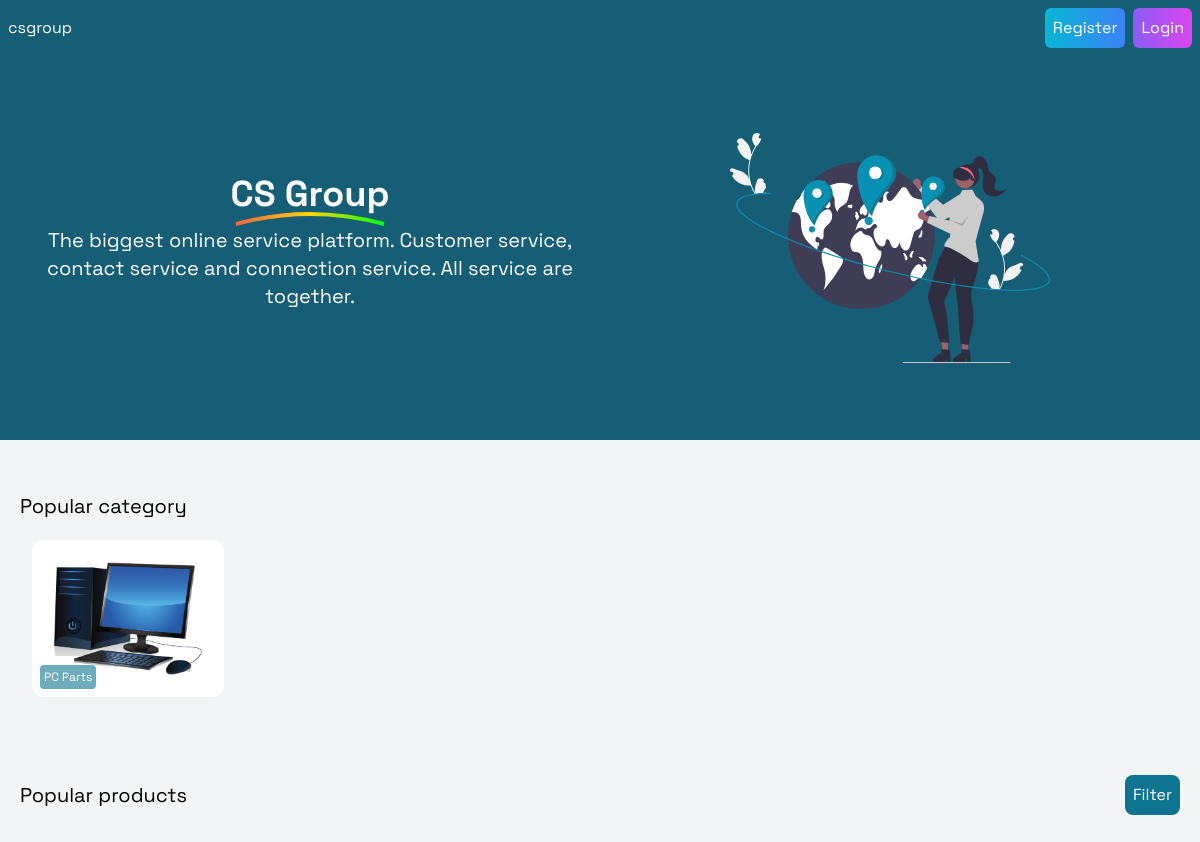
The app's page /, older data.
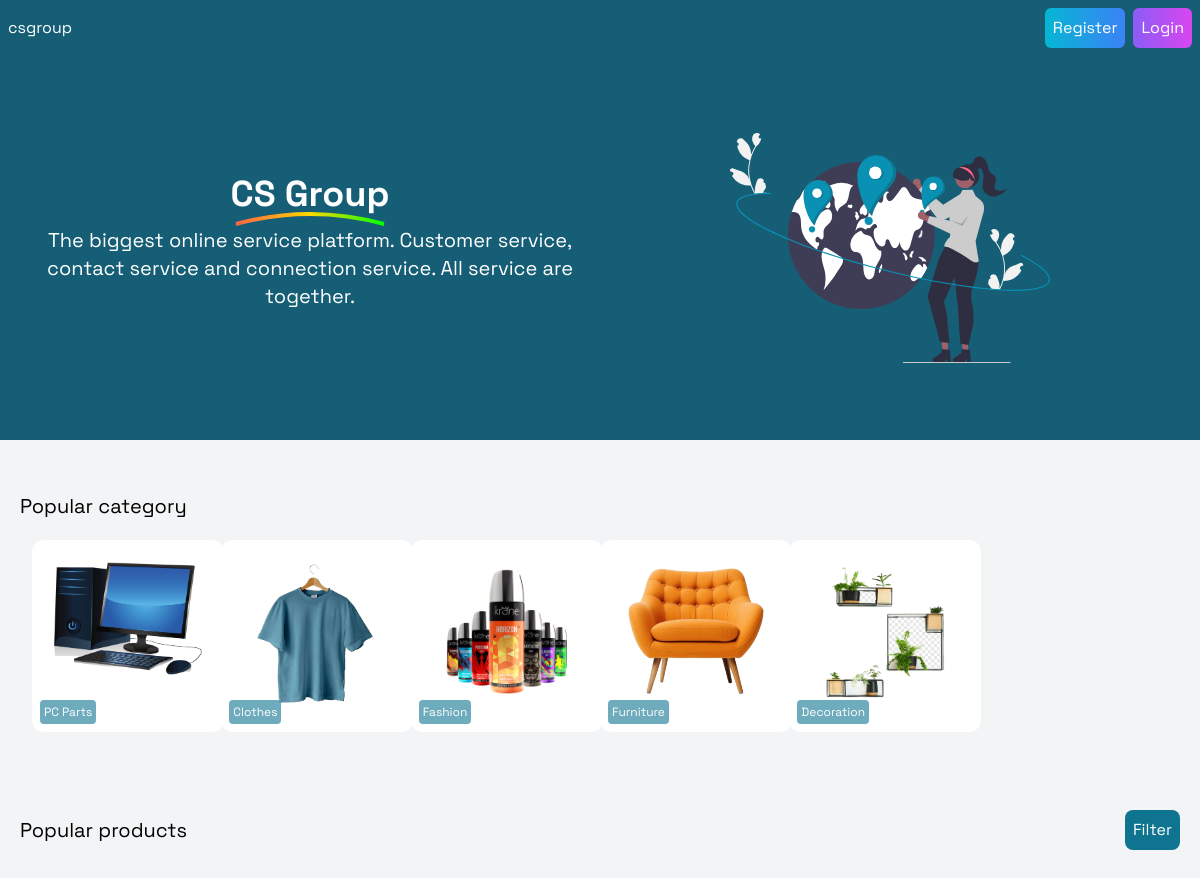
The same page, newer data.
### base/models.py (models this page shows)
class Cat(models.Model):
    title = models.CharField(max_length=100)
    image = models.FileField(upload_to='cats')

### base/views.py (the view)
# urls.py: path('', home),
def home(request):
    products = Product.objects.all()
    cats = Cat.objects.all()
    context = {
        'pro' : products,
        'cats' : cats
    }
    return render(request, 'home.html', context=context)

### templates/home.html (shortened to what this page needs)
{% extends 'csgrp.html' %}
{% load static %}
{% block body %}
  <section class="h-96 flex-col items-center justify-center bg-cyan-800 p-5 hero md:grid grid-cols-2">
    <div class="text-center m-auto col-span-1 text-centr">
      <h1 class="hero-heading font-bold text-4xl text-white"> <span class="highlight">CS Group</span>
      </h1>
      <p class="text-xl text-white my-3 px-2">
        The biggest online service platform. Customer service, contact service and connection service. All service are together.
      </p>
    </div>
    <div class="hidden md:block m-auto col-span-1">
      <img class="w-80" src="{% static 'undraw_world_re_768g.svg' %}" alt="" />
    </div>
  </section>
  <section class="my-3 p-2 md:p-5 cats">
       <h2 class="my-5 text-xl text-black">
         Popular category
       </h2>
    <div class=" m-3 text-center grid grid-cols-3 md:grid-cols-6 md:gap-0 gap-1">
      {% for cat in cats %}
      <div class="p-5 rounded-xl bg-white relative md:w-48">
       <img class="" src="{{cat.image.url}}" alt="" />
                     <span class="text-xs rounded text-white p-1 opacity-60 bg-cyan-700 bottom-2 left-2 text-center absolute">
                 {{cat.title}}
               </span>
      </div>
      {% endfor %}
    </div>
  </section>
  <section class="p-2 md:p-5 product">
    <div class="flex items-center justify-between">
    <h2 class="my-5 text-xl text-black">
      Popular products
    </h2>
    <div class="filter">
      <button onclick="drop()" class="float-end text-white rounded-lg bg-cyan-700 p-2">Filter</button>
      <br />
    </div>
    </div>
  </section>
{% endblock %}

### templates/csgrp.html (shortened to what this page needs)
{% load static %}
<!doctype html>
<html>
<head>
  <script src="https://cdn.tailwindcss.com"></script>
</head>
<body class="bg-gray-100">
<header class=" z-10 sticky top-0 navbar">
  <nav class="ring-1 ring-cyan-800 p-2 flex items-center justify-between w-full h-18 bg-cyan-800">
    <logo class="text-white">
      csgroup
    </logo>
     <ul class="hidden md:block text-white md:flex items-center justify-center gap-2">
       <li class="">
         <a href="/register">
         <button class="rounded-md p-2 bg-gradient-to-r from-cyan-500 to-blue-500" type="submit">Register
         </button>
       </a>
       </li>
               <li class="">
                 <a href="/signin">
                 <button class="rounded-md p-2 bg-gradient-to-r from-violet-500 to-fuchsia-500" type="submit">Login
                 </button>
               </a>
               </li>
    </ul>
  </nav>
</header>
  {% block body %}
  {% endblock %}
</body>
</html>

### templates/csgrp.html (style rules this page uses)
body { font-family: "Space Grotesk", sans-serif; }
h1 { font-family: "Space Grotesk", sans-serif; font-weight: 700px; }
.hero-heading { font-size: 48px; font-weight: bold; position: relative; display: inline-block; }
.highlight { position: relative; display: inline-block; }
.underline { position: absolute; bottom: -20px; left: 50%; transform: translateX(-50%); width: 100%; height: 30px; }

Row changes from the older to the newer data that the page shows:
added Cat: image (picture), title "Clothes"
added Cat: image (picture), title "Fashion"
added Cat: image (picture), title "Furniture"
added Cat: image (picture), title "Decoration"
